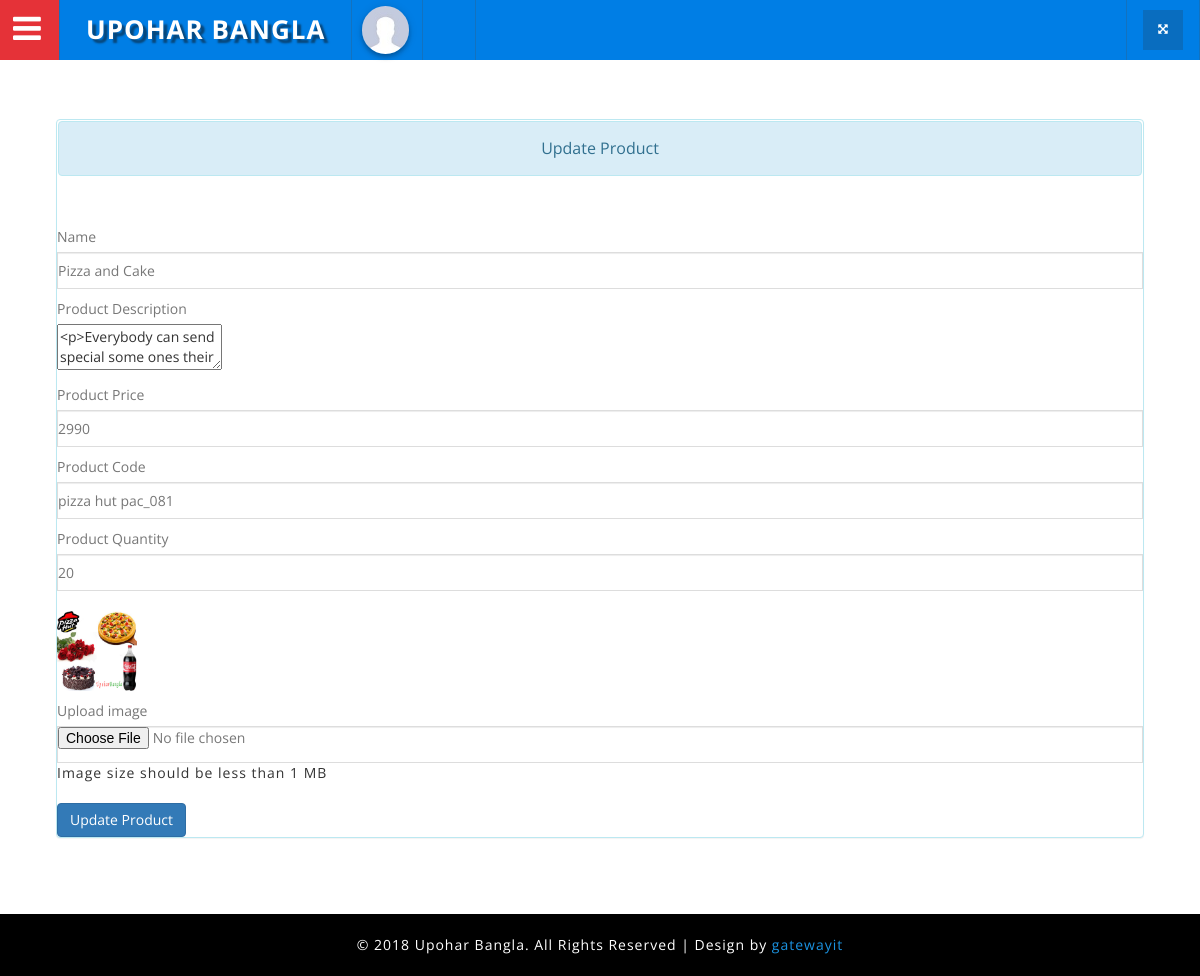
/Super_admin/edit_product/77, run on an earlier commit of the app's database.
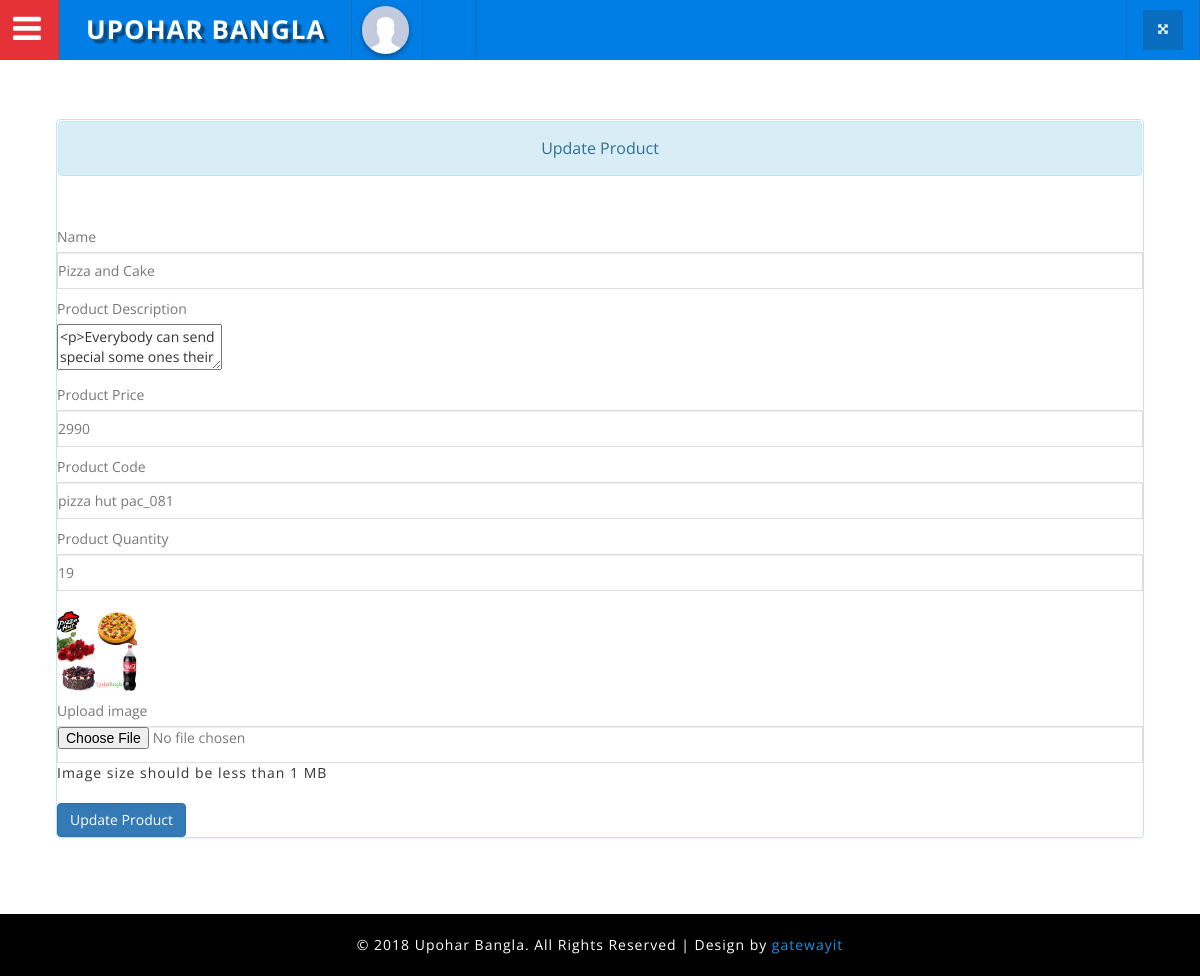
And on a later commit of the database.
### tables this page shows
CREATE TABLE IF NOT EXISTS `product` (
  `prod_id` int(11) NOT NULL AUTO_INCREMENT,
  `prod_catid` int(11) NOT NULL,
  `prod_subcatid` int(11) DEFAULT NULL,
  `prod_subcatid2` int(3) DEFAULT NULL,
  `prod_name` varchar(100) NOT NULL,
  `prod_price` double NOT NULL,
  `prod_code` varchar(100) NOT NULL,
  `prod_qty` int(3) NOT NULL,
  `prod_desc` text NOT NULL,
  `image` varchar(100) NOT NULL,
  `date` timestamp NOT NULL DEFAULT CURRENT_TIMESTAMP ON UPDATE CURRENT_TIMESTAMP,
  PRIMARY KEY (`prod_id`)
);

### application/controllers/Super_admin.php (called while the page is built, shortened)
<?php
class Super_admin extends CI_Controller
{
	public function __construct(){
		$this->load->model('Admin_model');
		$this->load->helper('admin_helper');
	}
	public function edit_product($id){
		$data['selected_product'] = $this->Admin_model->select_product($id);
		$this->load->view('admin/edit_product',$data,'true');
	}
}

### index.php (called while the page is built, shortened)
<?php
require_once BASEPATH.'core/CodeIgniter.php';

### application/models/Admin_model.php (called while the page is built, shortened)
<?php
class Admin_model extends CI_Model{
	public function select_product($id){
		$query = $this->db->select('*')->from('product')->where('prod_id',$id)->get()->row();
		return $query;
	}
}
?>

### application/views/admin/edit_product.php (the view, shortened to what this page needs)
<?php include('header.php'); ?>
	<div class="inner_content">
		<div class="inner_content_w3_agile_info">
      <div class="agile_top_w3_grids">
  			<div class="panel panel-info">
          <div class="block">
              <div class="navbar navbar-inner block-header">
                  <div class="alert alert-info" style="text-align: center;font-size: 16px;">Update Product</div>
              </div>
              <div class="block-content collapse in">
                  <div class="span12">
                      <form action="<?php echo base_url('Super_admin/UpdateProduct');?>" enctype="multipart/form-data" method="post">
                          <div class="control-group">
                            <label class="control-label" for="userfile">Name</label>
                            <div class="controls">
                              <input type="text" name="name" value="<?= $selected_product->prod_name; ?>" class="form-control" required>
                            </div>
                          </div>
                          <div class="control-group">
                            <label class="control-label" for="userfile">Product Description</label>
                            <div class="controls">
                              <textarea name="description"><?= $selected_product->prod_desc; ?></textarea>
                            </div>
                          </div>
                          <div class="control-group">
                            <label class="control-label" for="userfile">Product Price</label>
                            <div class="controls">
                              <input type="text" name="price" value="<?= $selected_product->prod_price; ?>" class="form-control" required>
                            </div>
                          </div>
                          <div class="control-group">
                            <label class="control-label" for="userfile">Product Code</label>
                            <div class="controls">
                              <input type="text" name="code" value="<?= $selected_product->prod_code; ?>" class="form-control" required>
                            </div>
                          </div>
                          <div class="control-group">
                            <label class="control-label" for="userfile">Product Quantity</label>
                            <div class="controls">
                              <input type="number" name="prod_qty" value="<?= $selected_product->prod_qty; ?>" class="form-control" required>
                            </div>
                          </div>
                          <br>
                          <div class="control-group">
                            <div class="controls">
                              <img src="<?= base_url($selected_product->image); ?>" height="120px" width="80px" class="img-responsive">
                            </div>
                          </div>
                          <div class="control-group">
                            <label class="control-label" for="userfile">Upload image</label>
                            <div class="controls">
                              <input type="file" name="image" class="form-control">
                            </div>
                            <p>Image size should be less than 1 MB</p>
                          </div>
                          <br>
                          <div class="form-actions">
                            <button type="submit" name="submit" class="btn btn-primary">Update Product</button>
                          </div>
                      </form>
                  </div>
              </div>
          </div>
  			</div>
      </div>
		</div>
	</div>
<?php include('footer.php'); ?>

What changed in the data, as far as the page shows it:
changed product "Pizza and Cake": prod_qty "20" → "19"
